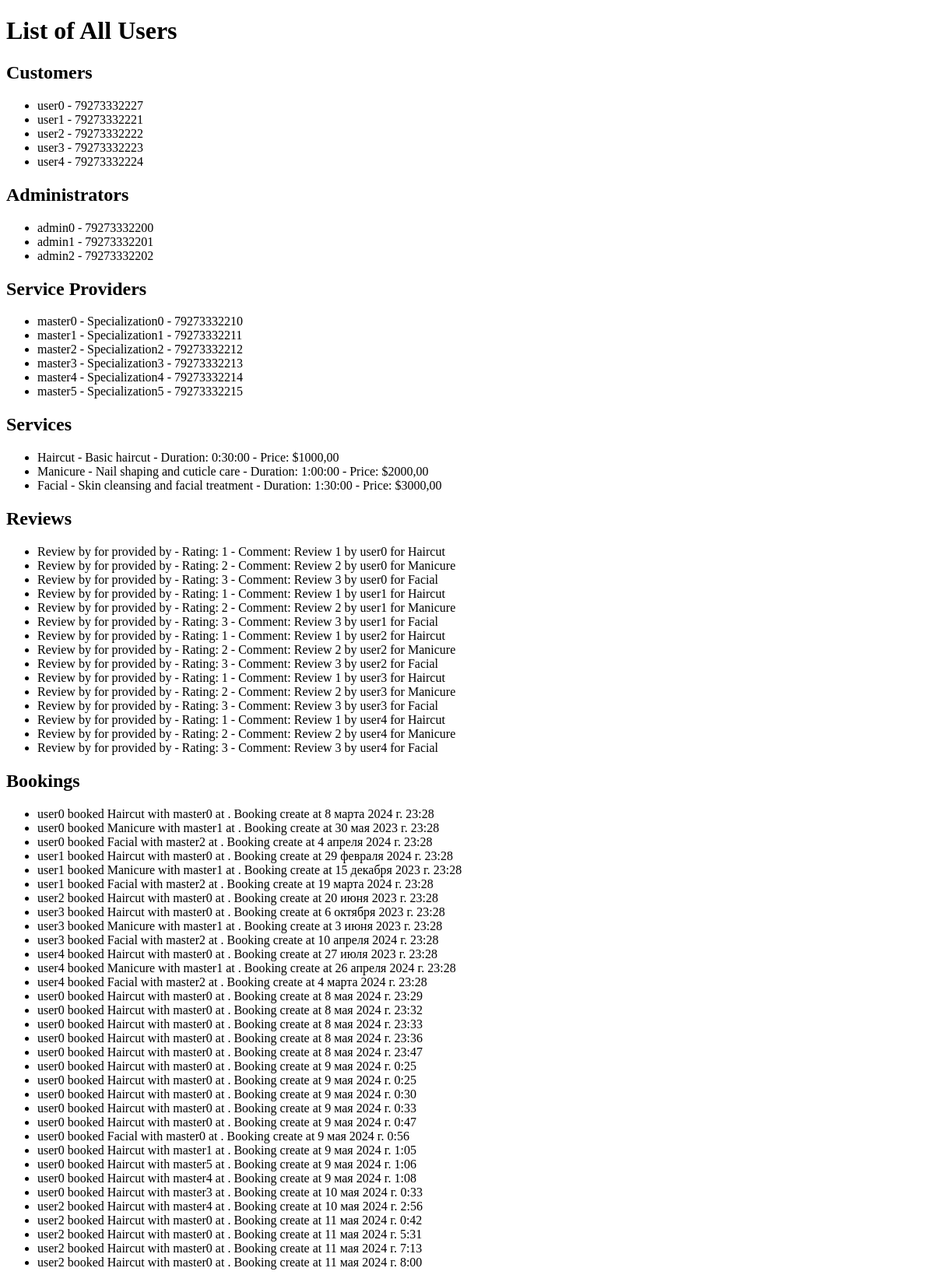
/list/, run on an earlier commit of the app's database.
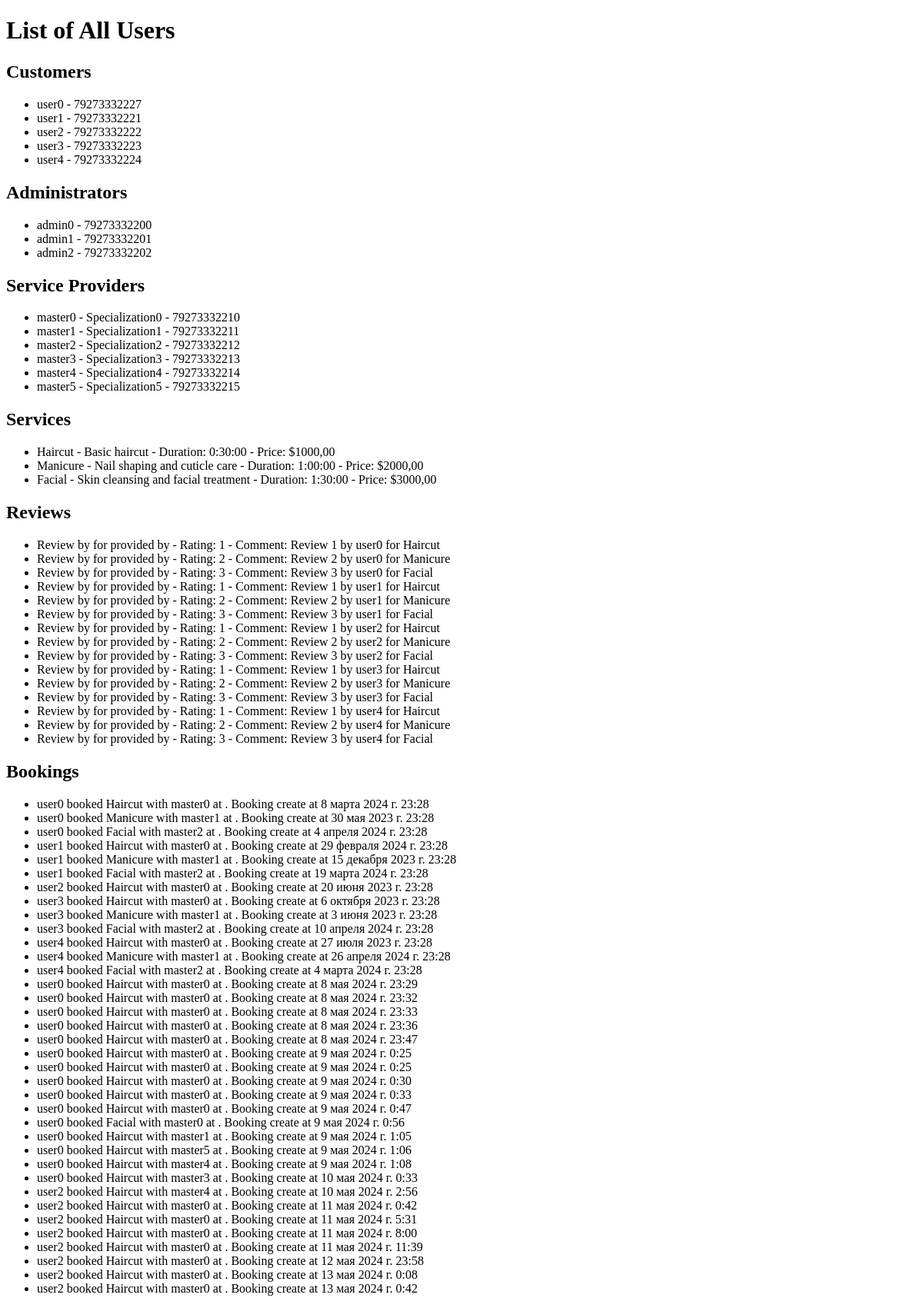
And on a later commit of the database.
### booking/models.py (models this page shows, shortened)
class BaseProfile(models.Model):
    user = models.OneToOneField(User, on_delete=models.CASCADE)
    phone = models.CharField(max_length=20)
    birth_date = models.DateField(null=True, blank=True)
    class Meta:
        abstract = True  # Указываем, что модель является абстрактной и не должна создаваться в базе данных

class Customer(BaseProfile):
    pass

class Administrator(BaseProfile):
    pass

class ServiceProvider(BaseProfile):
    specialization = models.CharField(max_length=100)
    service = models.ManyToManyField('Service')

class Service(models.Model):
    name = models.CharField(max_length=100)
    description = models.TextField()
    duration = models.DurationField()
    price = models.DecimalField(max_digits=6, decimal_places=2)  # Цена услуги

class Review(models.Model):
    booking = models.ForeignKey(Booking, on_delete=models.CASCADE)
    rating = models.IntegerField(default=1, choices=[(i, i) for i in range(1, 6)])
    comment = models.TextField()
    created_at = models.DateTimeField(auto_now_add=True)  # Automatically set when the review is created

class Booking(models.Model):
    customer = models.ForeignKey(Customer, on_delete=models.CASCADE)
    service = models.ForeignKey(Service, on_delete=models.CASCADE)
    service_provider = models.ForeignKey(ServiceProvider, on_delete=models.CASCADE)
    appointment_datetime = models.DateTimeField(default=timezone.now) #TODO удалить default после сдачи, нужно для заполнения бд командой
    created_at = models.DateTimeField(default=timezone.now)

### booking/views/__init__.py (the view)
# urls.py: path('list/', temp_list_all_db, name='list'),
def temp_list_all_db(request):
    context = {
        'customers': get_customers(),
        'administrators': get_administrators(),
        'service_providers': get_service_providers(),
        'services': get_services(),
        'reviews': get_reviews(),
        'bookings': get_bookings()
    }
    return render(request, 'temp_list_all_db.html', context)

### booking/views/__init__.py (called while the page is built)
def get_customers():
    return Customer.objects.all()

def get_administrators():
    return Administrator.objects.all()

def get_service_providers():
    return ServiceProvider.objects.all()

def get_services():
    return Service.objects.all()

def get_reviews():
    return Review.objects.all()

def get_bookings():
    return Booking.objects.all()

### booking/templates/temp_list_all_db.html (shortened to what this page needs)
<!DOCTYPE html>
<html lang="en">
<head>
</head>
<body>
<h1>List of All Users</h1>
<h2>Customers</h2>
<ul>
    {% for customer in customers %}
    <li>{{ customer.user.username }} - {{ customer.phone }}</li>
    {% empty %}
    <li>No customers found.</li>
    {% endfor %}
</ul>
<h2>Administrators</h2>
<ul>
    {% for admin in administrators %}
    <li>{{ admin.user.username }} - {{ admin.phone }}</li>
    {% empty %}
    <li>No administrators found.</li>
    {% endfor %}
</ul>
<h2>Service Providers</h2>
<ul>
    {% for provider in service_providers %}
    <li>{{ provider.user.username }} - {{ provider.specialization }} - {{ provider.phone }}</li>
    {% empty %}
    <li>No service providers found.</li>
    {% endfor %}
</ul>
<h2>Services</h2>
<ul>
    {% for service in services %}
    <li>{{ service.name }} - {{ service.description }} - Duration: {{ service.duration }} - Price: ${{ service.price }}</li>
    {% empty %}
    <li>No services found.</li>
    {% endfor %}
</ul>
<h2>Reviews</h2>
<ul>
    {% for review in reviews %}
    <li>Review by {{ review.customer.user.username }} for {{ review.service.name }} provided by {{ review.service_provider.user.username }} - Rating: {{ review.rating }} - Comment: {{ review.comment }}</li>
    {% empty %}
    <li>No reviews found.</li>
    {% endfor %}
</ul>
<h2>Bookings</h2>
<ul>
    {% for booking in bookings %}
    <li>{{ booking.customer.user.username }} booked {{ booking.service.name }} with {{ booking.service_provider.user.username }} at {{ booking.appointment_time }}. Booking create at {{ booking.created_at  }}</li>
    {% empty %}
    <li>No bookings found.</li>
    {% endfor %}
</ul>
</body>
</html>

What changed in the data, as far as the page shows it:
removed Booking: customer.user.username "user2", service.name "Haircut", service_provider.user.username "master0", created_at "11 мая 2024 г. 7:13"
added Booking: customer.user.username "user2", service.name "Haircut", service_provider.user.username "master0", created_at "11 мая 2024 г. 11:39"
added Booking: customer.user.username "user2", service.name "Haircut", service_provider.user.username "master0", created_at "12 мая 2024 г. 23:58"
added Booking: customer.user.username "user2", service.name "Haircut", service_provider.user.username "master0", created_at "13 мая 2024 г. 0:08"
added Booking: customer.user.username "user2", service.name "Haircut", service_provider.user.username "master0", created_at "13 мая 2024 г. 0:42"
